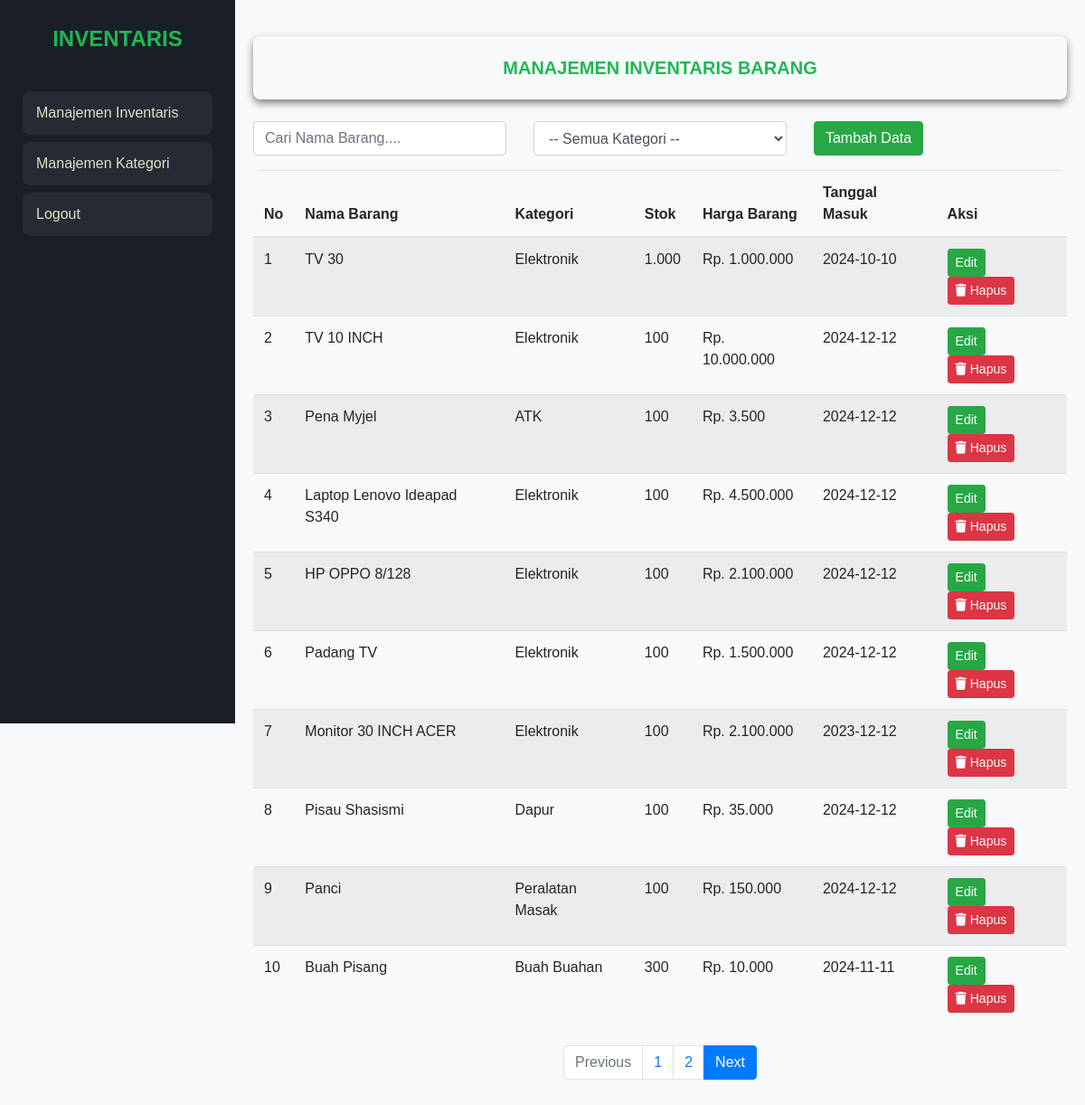
/index.php (signed in), run on the app's committed database.
### tables this page shows
CREATE TABLE `barang` (
  `id` int(11) NOT NULL,
  `nama_barang` varchar(255) DEFAULT NULL,
  `kategori_id` int(11) DEFAULT NULL,
  `stok` int(11) DEFAULT NULL,
  `harga` int(11) DEFAULT NULL,
  `tanggal_masuk` date DEFAULT NULL
);

CREATE TABLE `kategori` (
  `id` int(11) NOT NULL,
  `nama_kategori` varchar(255) DEFAULT NULL
);

### index.php (the view, shortened to what this page needs)
<?php
    include 'db.php';
    $limit = 10;
    $page = isset($_GET['page']) ? (int)$_GET['page'] : 1;
    $offset = ($page - 1) * $limit;
    $filterKategori = isset($_GET['kategori']) ? $_GET['kategori'] : '';
    $search = isset($_GET['search']) ? $_GET['search'] : '';
     $whereSQL = '';
    $totalDataQuery = "SELECT COUNT(*) AS total FROM barang $whereSQL";
    $totalDataResult = mysqli_query($conn, $totalDataQuery);
    $totalDataRow = mysqli_fetch_assoc($totalDataResult);
    $totalData =  $totalDataRow['total'];
    $totalPage = ceil($totalData / $limit);
    $sql = "SELECT barang.*,
            kategori.nama_kategori FROM barang
            INNER JOIN kategori ON
            barang.kategori_id = kategori.id
            $whereSQL
            ORDER BY barang.id ASC LIMIT $limit OFFSET $offset";
    $query = mysqli_query($conn, $sql);
?>
<!DOCTYPE html>
<html lang="en">
<head>
    <link rel="stylesheet" href="https://cdnjs.cloudflare.com/ajax/libs/font-awesome/6.5.0/css/all.min.css">
    <link rel="stylesheet" href="css/bootstrap.min.css">
</head>
<body class="bg-light">
    <div class="sidebar">
        <div class="logo">INVENTARIS</div>
        <a href="index.php">Manajemen Inventaris</a>
        <a href="kategori.php">Manajemen Kategori</a>
        <a href="logout.php">Logout</a>
    </div>
    <div class="main-container">
        <div class="judul mb-4">MANAJEMEN INVENTARIS BARANG</div>
        <form action="" class="row mb-3" id="filterForm">
            <div class="col-md-4">
                <input type="text" name="search" id="searchInput" class="form-control" placeholder="Cari Nama Barang...." value="<?= htmlentities($search) ?>">
            </div>
            <div class="col-md-4">
                <select name="kategori" id="kategori" class="form-control" onchange="document.getElementById('filterForm').submit()">
                    <option value="">-- Semua Kategori --</option>
                </select>
            </div>
            <div class="col-md-4 text-align-end">
                <a href="tambah.php" class="btn btn-success btn-add">Tambah Data</a>
            </div>
        </form>
        <div class="table-container">
            <table class="table table-hover table-striped mb-0">
                <thead>
                    <tr>
                        <th>No</th>
                        <th>Nama Barang</th>
                        <th>Kategori</th>
                        <th>Stok</th>
                        <th>Harga Barang</th>
                        <th>Tanggal Masuk</th>
                        <th>Aksi</th>
                    </tr>
                </thead>
                <tbody>
                    <?php
                        $no = 1;
                        while($b = mysqli_fetch_assoc($query)):
                     ?>
                    <tr>
                        <td><?= $no++ ?></td>
                        <td><?= $b['nama_barang']  ?></td>
                        <td><?= $b['nama_kategori'] ?></td>
                        <td><?= number_format($b['stok'],0 ,',' , '.')?></td>
                        <td>Rp. <?= number_format($b['harga'],0 ,',' , '.') ?></td>
                        <td><?= $b['tanggal_masuk'] ?></td>
                        <td>
                            <a href="edit-data.php?&id=<?= $b['id'] ?>" class="btn btn-success btn-sm">Edit</a>
                            <a href="#" class="btn btn-danger btn-sm" onclick="ConfirmDelete('hapus-data.php?id=<?= $b['id']; ?>')"><i class="fas fa-trash"></i> Hapus</a>
                        </td>
                    </tr>
                    <?php endwhile; ?>
                </tbody>
            </table>
        </div>
        <br>
        <nav>
            <ul class="pagination justify-content-center">
                <li class="page-item <?= ($page <= 1) ? 'disabled' : '' ?>">
                    <a href="?page=<?= $page - 1 ?>&search=<?= urlencode($search) ?>&kategori=<?= $filterKategori ?>" class="page-link">Previous</a>
                </li>
                <?php for($i = 1; $i <= $totalPage; $i++): ?>
                <li class="page-item" <?= ($page == $i) ? 'active' : '' ?>>
                    <a href="?page=<?= $i ?>&search=<?= urlencode($search) ?>&kategori=<?= $filterKategori ?>" class="page-link"><?= $i ?></a>
                </li>
                <?php endfor ?>
                <li class="page-item <?= ($page >= $totalPage) ? 'disabled' : 'active' ?>">
                    <a href="?page=<?= $page + 1 ?>&search=<?= urlencode($search) ?>&kategori=<?= $filterKategori ?>" class="page-link">Next</a>
                </li>
            </ul>
        </nav>
    </div>
</body>
</html>

### index.php (style rules this page uses)
body { margin: 0; font-family: Poppins, sans-serif; background: #fff; }
.sidebar { width: 260px; height: 100vh; background: #1a1f27; color: #fff; position: fixed; top: 0; left: 0; transition: .4s; padding: 25px; box-shadow: 0 8 20px rgba(0,0,0,0.25); z-index: 999; }
.sidebar .logo { font-size: 24px; font-weight: 600; text-align: center; color: #1db954; margin-bottom: 40px; }
.sidebar a { display: block; padding: 12px 15px; text-decoration: none; background: rgba(255,255,255,0.05); color: #dce3ce; border-radius: 8px; margin-bottom: 8px; transition: 0.2s; }
.main-container { margin-left: 260px; padding: 40px 20px; }
.table-container { border-radius: 8px; overflow: hidden; box-shadow: 0 4 20px rgba(0,0,0,0.5); }
.judul { width: 100%; box-shadow: 0 4px 8px rgba(0,0,0,0.5); border-radius: 8px; padding: 20px 10px; text-align: center; font-weight: 600; font-size: 20px; color: #1db954; }
.btn { transition: all 0.3s ease; }
input[type=text], select { transition: all 0.3s ease; }

### data on the page
barang: nama_barang "TV 30", kategori.nama_kategori "Elektronik", stok "1.000", harga "1.000.000", tanggal_masuk "2024-10-10"
barang: nama_barang "TV 10 INCH", kategori.nama_kategori "Elektronik", stok "100", harga "10.000.000", tanggal_masuk "2024-12-12"
barang: nama_barang "Pena Myjel", kategori.nama_kategori "ATK", stok "100", harga "3.500", tanggal_masuk "2024-12-12"
barang: nama_barang "Laptop Lenovo Ideapad S340", kategori.nama_kategori "Elektronik", stok "100", harga "4.500.000", tanggal_masuk "2024-12-12"
barang: nama_barang "HP OPPO 8/128", kategori.nama_kategori "Elektronik", stok "100", harga "2.100.000", tanggal_masuk "2024-12-12"
barang: nama_barang "Padang TV", kategori.nama_kategori "Elektronik", stok "100", harga "1.500.000", tanggal_masuk "2024-12-12"
barang: nama_barang "Monitor 30 INCH ACER", kategori.nama_kategori "Elektronik", stok "100", harga "2.100.000", tanggal_masuk "2023-12-12"
barang: nama_barang "Pisau Shasismi", kategori.nama_kategori "Dapur", stok "100", harga "35.000", tanggal_masuk "2024-12-12"
barang: nama_barang "Panci", kategori.nama_kategori "Peralatan Masak", stok "100", harga "150.000", tanggal_masuk "2024-12-12"
barang: nama_barang "Buah Pisang", kategori.nama_kategori "Buah Buahan", stok "300", harga "10.000", tanggal_masuk "2024-11-11"
